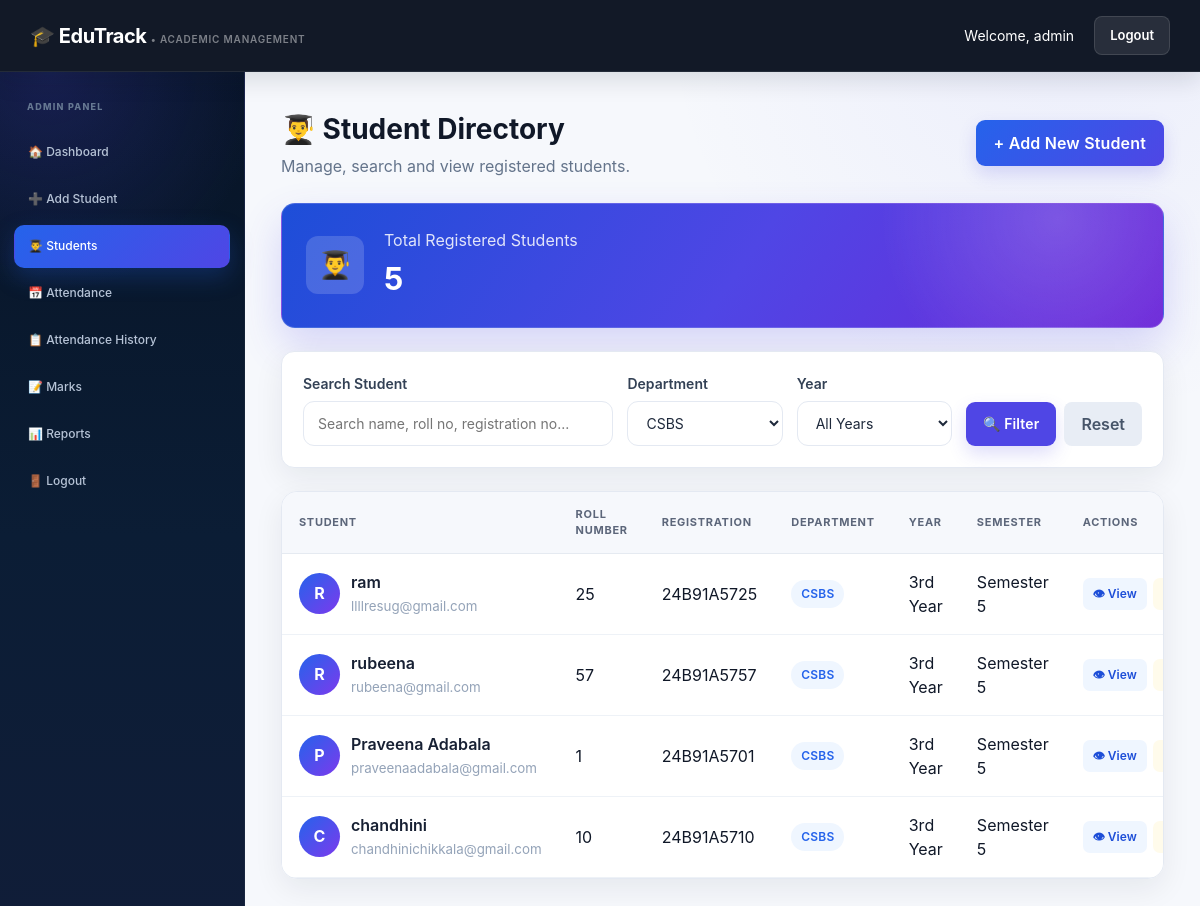
Screenshot of /view_students.php?department=CSBS (signed in) with the database file from the repository.
### tables this page shows
CREATE TABLE `students` (
  `id` int(11) NOT NULL,
  `name` varchar(100) NOT NULL,
  `roll_no` varchar(50) NOT NULL,
  `registration_no` varchar(50) DEFAULT NULL,
  `dob` date DEFAULT NULL,
  `gender` varchar(20) DEFAULT NULL,
  `department` varchar(100) NOT NULL,
  `section` varchar(10) DEFAULT NULL,
  `year` varchar(20) DEFAULT NULL,
  `semester` varchar(20) DEFAULT NULL,
  `email` varchar(100) NOT NULL,
  `phone` varchar(15) NOT NULL,
  `address` text DEFAULT NULL,
  `username` varchar(100) DEFAULT NULL,
  `password` varchar(255) DEFAULT NULL,
  `verification_token` varchar(255) DEFAULT NULL,
  `email_verified` tinyint(1) NOT NULL DEFAULT 0
);

### view_students.php (the view, shortened to what this page needs)
<?php
include "db.php";
$search =
    isset($_GET["search"])
    ? trim($_GET["search"])
    : "";
$department =
    isset($_GET["department"])
    ? $_GET["department"]
    : "";
$sql = "SELECT * FROM students WHERE 1=1";
if ($department != "") {
    $safe_department =
        mysqli_real_escape_string(
            $conn,
            $department
        );
    $sql .=
        " AND department='$safe_department'";
}
$sql .= " ORDER BY id DESC";
$result =
    mysqli_query(
        $conn,
        $sql
    );
$count_result =
    mysqli_query(
        $conn,
        "SELECT COUNT(*) AS total
         FROM students"
    );
$count_row =
    mysqli_fetch_assoc(
        $count_result
    );
$total_students =
    $count_row["total"];
?>
<!DOCTYPE html>
<html lang="en">
<head>
<link
    rel="stylesheet"
    href="css/style.css"
>
</head>
<body class="edutrack-admin">
<div class="navbar">
<div>
<h2>
🎓 EduTrack
</h2>
</div>
<div>
<span>
Welcome,
<?php
echo htmlspecialchars(
    $_SESSION["admin"]
);
?>
</span>
<a
    href="logout.php"
    class="logout-btn"
>
Logout
</a>
</div>
</div>
<div class="main-layout">
<div class="sidebar">
<h3>
ADMIN PANEL
</h3>
<a href="dashboard.php">
🏠 Dashboard
</a>
<a href="add_student.php">
➕ Add Student
</a>
<a
    href="view_students.php"
    class="active"
>
👨‍🎓 Students
</a>
<a href="attendance.php">
📅 Attendance
</a>
<a href="attendance_history.php">
📋 Attendance History
</a>
<a href="marks.php">
📝 Marks
</a>
<a href="reports.php">
📊 Reports
</a>
<a href="logout.php">
🚪 Logout
</a>
</div>
<div class="main-content">
<div class="student-page-heading">
<div>
<h1>
👨‍🎓 Student Directory
</h1>
<p>
Manage, search and view
registered students.
</p>
</div>
<a
    href="add_student.php"
    class="primary-action-btn"
>
+ Add New Student
</a>
</div>
<div class="student-summary">
<div class="summary-icon">
👨‍🎓
</div>
<div>
<span>
Total Registered Students
</span>
<h2>
<?php
echo $total_students;
?>
</h2>
</div>
</div>
<div class="filter-card">
<form
    method="GET"
    class="advanced-filter-form"
>
<div class="filter-search">
<label>
Search Student
</label>
<input
    type="text"
    id="studentSearch"
    name="search"
    value="<?php
        echo htmlspecialchars(
            $search
        );
    ?>"
    placeholder="Search name, roll no, registration no..."
    onkeyup="liveSearch()"
>
</div>
<div>
<label>
Department
</label>
<select name="department">
<option
    value="CSBS"
    <?php
    if ($department == "CSBS")
        echo "selected";
    ?>
>
CSBS
</option>
</select>
</div>
<div>
<label>
Year
</label>
<select name="year">
<option value="">
All Years
</option>
</select>
</div>
<div class="filter-buttons">
<button
    type="submit"
    class="filter-button"
>
🔍 Filter
</button>
<a
    href="view_students.php"
    class="reset-button"
>
Reset
</a>
</div>
</form>
</div>
<div class="student-table-card">
<table
    class="student-directory-table"
    id="studentTable"
>
<thead>
<tr>
<th>
Student
</th>
<th>
Roll Number
</th>
<th>
Registration
</th>
<th>
Department
</th>
<th>
Year
</th>
<th>
Semester
</th>
<th>
Actions
</th>
</tr>
</thead>
<tbody>
<?php
if (
    mysqli_num_rows($result) > 0
) {
while (
    $row =
    mysqli_fetch_assoc($result)
) {
?>
<tr>
<td>
<div class="student-cell">
<div class="mini-avatar">
<?php
echo strtoupper(
    substr(
        $row["name"],
        0,
        1
    )
);
?>
</div>
<div>
<a
    href="student_profile.php?id=<?php echo $row["id"]; ?>"
    class="student-name-link"
>
<?php
echo htmlspecialchars(
    $row["name"]
);
?>
</a>
<small>
<?php
echo htmlspecialchars(
    $row["email"]
);
?>
</small>
</div>
</div>
</td>
<td>
<?php
echo htmlspecialchars(
    $row["roll_no"]
);
?>
</td>
<td>
<?php
echo htmlspecialchars(
    $row["registration_no"]
);
?>
</td>
<td>
<span class="department-pill">
<?php
echo htmlspecialchars(
    $row["department"]
);
?>
</span>
</td>
<td>
<?php
echo htmlspecialchars(
    $row["year"]
);
?>
</td>
<td>
Semester
<?php
echo htmlspecialchars(
    $row["semester"]
);
?>
</td>
<td>
<div class="table-actions">
<a
    href="student_profile.php?id=<?php echo $row["id"]; ?>"
    class="view-action"
    title="View Student"
>
👁 View
</a>
<a
    href="edit_student.php?id=<?php echo $row["id"]; ?>"
    class="edit-action"
    title="Edit Student"
>
</a>
</div>
</td>
</tr>
<?php
}
}
?>
</tbody>
</table>
</div>
</div>
</div>
</body>
</html>

### rows the page displays
students: name "R", name "ram", email "llllresug@gmail.com", roll_no "25", registration_no "24B91A5725", department "CSBS", year "3rd Year", semester "5"
students: name "R", name "rubeena", email "rubeena@gmail.com", roll_no "57", registration_no "24B91A5757", department "CSBS", year "3rd Year", semester "5"
students: name "P", name "Praveena Adabala", email "praveenaadabala@gmail.com", roll_no "1", registration_no "24B91A5701", department "CSBS", year "3rd Year", semester "5"
students: name "C", name "chandhini", email "chandhinichikkala@gmail.com", roll_no "10", registration_no "24B91A5710", department "CSBS", year "3rd Year", semester "5"

### other values shown
$_SESSION["admin"] "admin"
$total_students "5"
